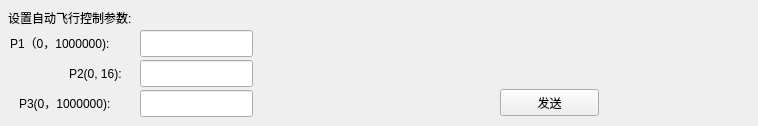
           <widget class="QWidget" name="tab_51">
            <attribute name="title">
             <string>0x09</string>
            </attribute>
            <widget class="QLabel" name="label_119">
             <property name="geometry">
              <rect>
               <x>8</x>
               <y>7</y>
               <width>741</width>
               <height>21</height>
              </rect>
             </property>
             <property name="text">
              <string>设置自动飞行控制参数:</string>
             </property>
            </widget>
            <widget class="QLabel" name="label_120">
             <property name="geometry">
              <rect>
               <x>10</x>
               <y>35</y>
               <width>131</width>
               <height>16</height>
              </rect>
             </property>
             <property name="text">
              <string>P1（0，1000000):</string>
             </property>
            </widget>
            <widget class="QLabel" name="label_121">
             <property name="geometry">
              <rect>
               <x>69</x>
               <y>65</y>
               <width>67</width>
               <height>17</height>
              </rect>
             </property>
             <property name="text">
              <string>P2(0, 16):</string>
             </property>
            </widget>
            <widget class="QLabel" name="label_122">
             <property name="geometry">
              <rect>
               <x>19</x>
               <y>95</y>
               <width>121</width>
               <height>16</height>
              </rect>
             </property>
             <property name="text">
              <string>P3(0，1000000):</string>
             </property>
            </widget>
            <widget class="QLineEdit" name="P1_lineEdit_4">
             <property name="geometry">
              <rect>
               <x>140</x>
               <y>30</y>
               <width>113</width>
               <height>27</height>
              </rect>
             </property>
            </widget>
            <widget class="QLineEdit" name="P2_lineEdit_4">
             <property name="geometry">
              <rect>
               <x>140</x>
               <y>60</y>
               <width>113</width>
               <height>27</height>
              </rect>
             </property>
            </widget>
            <widget class="QLineEdit" name="P3_lineEdit_4">
             <property name="geometry">
              <rect>
               <x>140</x>
               <y>90</y>
               <width>113</width>
               <height>27</height>
              </rect>
             </property>
            </widget>
            <widget class="QPushButton" name="ID09send_pushButton_4">
             <property name="geometry">
              <rect>
               <x>500</x>
               <y>89</y>
               <width>99</width>
               <height>27</height>
              </rect>
             </property>
             <property name="text">
              <string>发送</string>
             </property>
            </widget>
           </widget>
